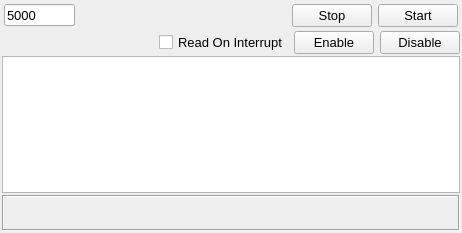
<?xml version="1.0" encoding="UTF-8"?>
<ui version="4.0">
 <class>MiscForm</class>
 <widget class="QWidget" name="MiscForm">
  <property name="geometry">
   <rect>
    <x>0</x>
    <y>0</y>
    <width>462</width>
    <height>233</height>
   </rect>
  </property>
  <property name="font">
   <font>
    <pointsize>10</pointsize>
   </font>
  </property>
  <property name="windowTitle">
   <string>Global Interrupt</string>
  </property>
  <layout class="QVBoxLayout" name="verticalLayout">
   <property name="spacing">
    <number>2</number>
   </property>
   <property name="leftMargin">
    <number>2</number>
   </property>
   <property name="topMargin">
    <number>2</number>
   </property>
   <property name="rightMargin">
    <number>2</number>
   </property>
   <property name="bottomMargin">
    <number>2</number>
   </property>
   <item>
    <widget class="QFrame" name="fraSetup">
     <property name="font">
      <font>
       <pointsize>10</pointsize>
      </font>
     </property>
     <property name="frameShape">
      <enum>QFrame::NoFrame</enum>
     </property>
     <property name="frameShadow">
      <enum>QFrame::Raised</enum>
     </property>
     <layout class="QHBoxLayout" name="horizontalLayout" stretch="2,6,0,1">
      <property name="leftMargin">
       <number>2</number>
      </property>
      <property name="topMargin">
       <number>2</number>
      </property>
      <property name="rightMargin">
       <number>2</number>
      </property>
      <property name="bottomMargin">
       <number>2</number>
      </property>
      <item>
       <widget class="QLineEdit" name="leTimeout">
        <property name="maximumSize">
         <size>
          <width>16777215</width>
          <height>22</height>
         </size>
        </property>
        <property name="text">
         <string>5000</string>
        </property>
       </widget>
      </item>
      <item>
       <spacer name="spcrSetup">
        <property name="orientation">
         <enum>Qt::Horizontal</enum>
        </property>
        <property name="sizeHint" stdset="0">
         <size>
          <width>204</width>
          <height>20</height>
         </size>
        </property>
       </spacer>
      </item>
      <item>
       <widget class="QPushButton" name="cmdStop">
        <property name="text">
         <string>Stop</string>
        </property>
       </widget>
      </item>
      <item>
       <widget class="QPushButton" name="cmdStart">
        <property name="text">
         <string>Start</string>
        </property>
       </widget>
      </item>
     </layout>
    </widget>
   </item>
   <item>
    <widget class="QFrame" name="frame">
     <property name="frameShape">
      <enum>QFrame::NoFrame</enum>
     </property>
     <property name="frameShadow">
      <enum>QFrame::Raised</enum>
     </property>
     <layout class="QHBoxLayout" name="layoutEvents">
      <property name="leftMargin">
       <number>0</number>
      </property>
      <property name="topMargin">
       <number>0</number>
      </property>
      <property name="rightMargin">
       <number>0</number>
      </property>
      <property name="bottomMargin">
       <number>0</number>
      </property>
      <item>
       <spacer name="spcrEvents">
        <property name="orientation">
         <enum>Qt::Horizontal</enum>
        </property>
        <property name="sizeHint" stdset="0">
         <size>
          <width>283</width>
          <height>20</height>
         </size>
        </property>
       </spacer>
      </item>
      <item>
       <widget class="QCheckBox" name="chkRead">
        <property name="text">
         <string>Read On Interrupt</string>
        </property>
       </widget>
      </item>
      <item>
       <widget class="QPushButton" name="cmdEnableEvent">
        <property name="text">
         <string>Enable</string>
        </property>
       </widget>
      </item>
      <item>
       <widget class="QPushButton" name="cmdDisableEvent">
        <property name="text">
         <string>Disable</string>
        </property>
       </widget>
      </item>
     </layout>
    </widget>
   </item>
   <item>
    <widget class="QTextEdit" name="teStatus"/>
   </item>
   <item>
    <widget class="QFrame" name="fraInfoStat">
     <property name="font">
      <font>
       <pointsize>10</pointsize>
      </font>
     </property>
     <property name="frameShape">
      <enum>QFrame::Box</enum>
     </property>
     <property name="frameShadow">
      <enum>QFrame::Sunken</enum>
     </property>
     <layout class="QVBoxLayout" name="verticalLayout_6">
      <property name="spacing">
       <number>0</number>
      </property>
      <property name="leftMargin">
       <number>0</number>
      </property>
      <property name="topMargin">
       <number>0</number>
      </property>
      <property name="rightMargin">
       <number>0</number>
      </property>
      <property name="bottomMargin">
       <number>0</number>
      </property>
      <item>
       <widget class="QLabel" name="lblInfo">
        <property name="sizePolicy">
         <sizepolicy hsizetype="Preferred" vsizetype="Minimum">
          <horstretch>0</horstretch>
          <verstretch>0</verstretch>
         </sizepolicy>
        </property>
        <property name="minimumSize">
         <size>
          <width>400</width>
          <height>16</height>
         </size>
        </property>
        <property name="maximumSize">
         <size>
          <width>16777215</width>
          <height>16</height>
         </size>
        </property>
        <property name="font">
         <font>
          <family>Courier 10 Pitch</family>
          <pointsize>8</pointsize>
         </font>
        </property>
        <property name="text">
         <string/>
        </property>
        <property name="margin">
         <number>2</number>
        </property>
       </widget>
      </item>
      <item>
       <widget class="QLabel" name="lblStatus">
        <property name="sizePolicy">
         <sizepolicy hsizetype="Preferred" vsizetype="Minimum">
          <horstretch>0</horstretch>
          <verstretch>0</verstretch>
         </sizepolicy>
        </property>
        <property name="minimumSize">
         <size>
          <width>400</width>
          <height>16</height>
         </size>
        </property>
        <property name="maximumSize">
         <size>
          <width>16777215</width>
          <height>16</height>
         </size>
        </property>
        <property name="font">
         <font>
          <family>Courier 10 Pitch</family>
          <pointsize>8</pointsize>
         </font>
        </property>
        <property name="text">
         <string/>
        </property>
        <property name="margin">
         <number>2</number>
        </property>
       </widget>
      </item>
     </layout>
    </widget>
   </item>
  </layout>
 </widget>
 <resources/>
 <connections/>
</ui>
